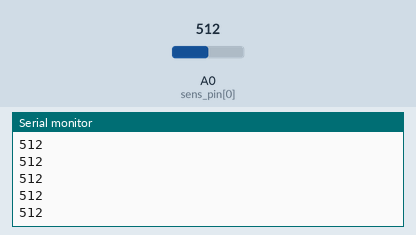
Recording of a sketch running on a simulated Arduino Uno, built with avr-gcc and run on an emulated ATmega328P. On the bench: the last lines printed to the serial monitor. Inputs (shaded band) come from the test bench; at power-on: A0 (sens_pin[0]) = 512.

Above: at 1.2 s.
1.3 s: A0 (sens_pin[0]) set to 716
At 1.31 s:
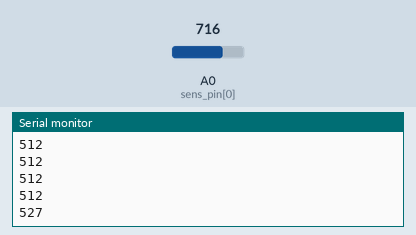
2.8 s: A0 (sens_pin[0]) set to 900
At 2.82 s:
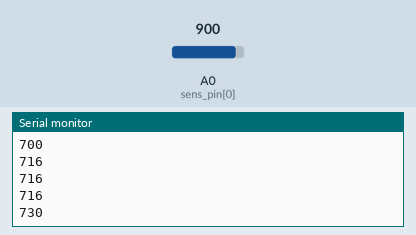
Timing chart, 0 to 5.8 s (numbered marks = the images above; inputs shaded):
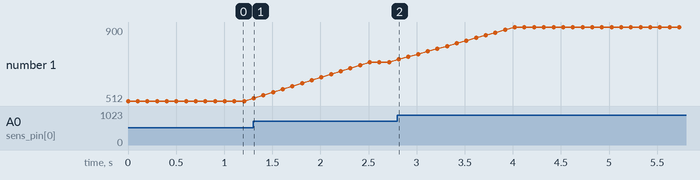

The sketch:

pot.ino
```cpp
#include <Smoothed.h>
int sens_pin[]={A0};
Smoothed <float> pot_deger;

union sens_degerler{

  int pot_loop;
};
union sens_degerler sens;

void setup()  {
  Serial.begin(9600);
  pot_deger.begin(SMOOTHED_AVERAGE,13);
  if(!Serial)
  {
    Serial.println("Seri haberlesme baslatilamadi.");
  }
  else
  {
    for(int i=0; i<1; i++) pinMode(sens_pin[i],INPUT);
  }
}
void loop() {
  sens.pot_loop=sens_okuma(sens_pin[0]);
  if(!bool(0))
  {
    Serial.println(sens.pot_loop);
  }
  delay(100);
}

int sens_okuma(int pin) {

  int pot;
  pot=analogRead(pin);
  if(!bool(0))
  {
    pot_deger.add(pot);
  }
  int smoothed_gelen=pot_deger.get();
  return smoothed_gelen;
}
```

Measured:
- after the input at 1.3 s, the serial monitor: prints a new line at once (image 1)
- after the input at 2.8 s, the serial monitor: prints a new line at once (image 2)
- plotted number 1: 512 → 716 after the input at 1.3 s, 716 → 900 after the input at 2.8 s
